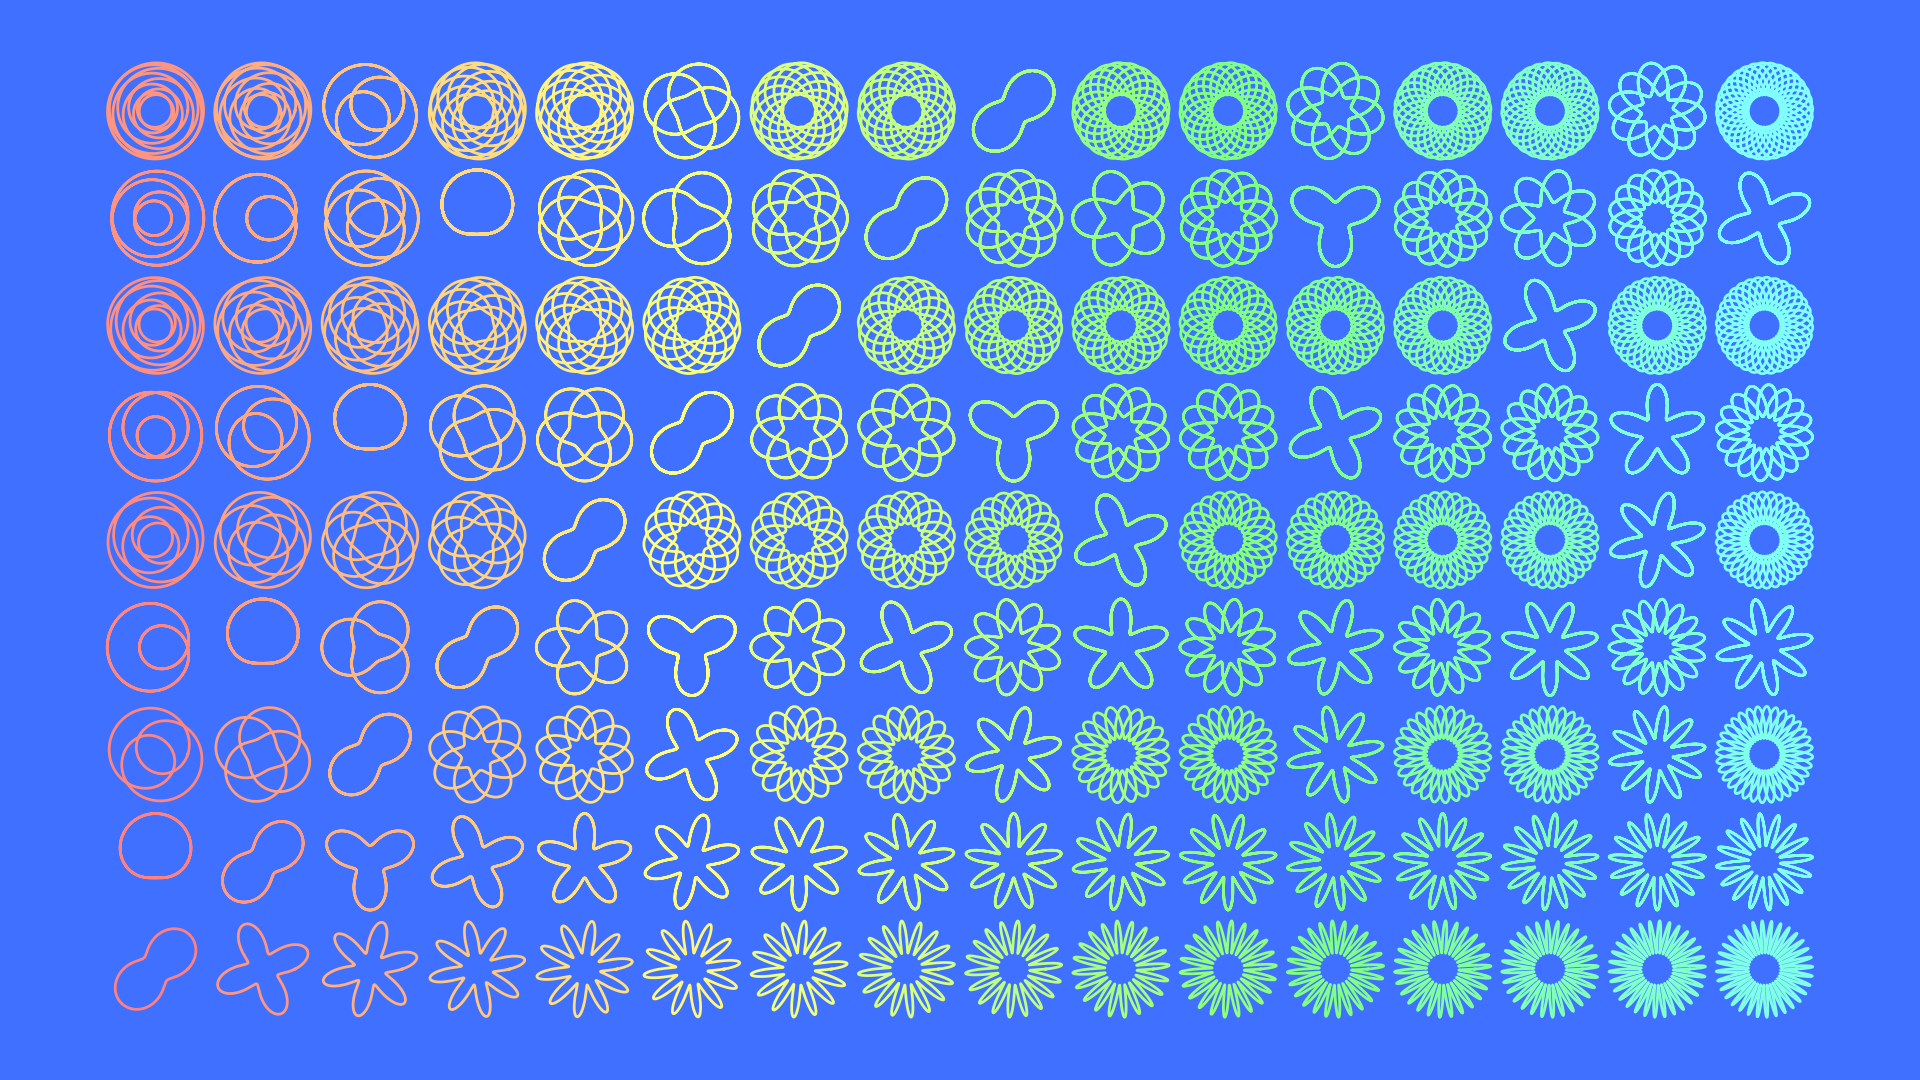

Here is the Python script that generated this plot:
from pathlib import Path

import matplotlib.pyplot as plt
import numpy as np


def hsv2rgb(h: float, s: float, v: float) -> str:
    rgb: np.ndarray = np.round(255 * ((np.clip(np.abs(np.modf(h + np.array([0, 2, 1]) / 3)[0] * 6 - 3) - 1, 0, 1) - 1) * s + 1) * v).astype(int)
    return "#" + "".join(f"{i:02x}" for i in rgb)


def main() -> None:
    # config
    fp: Path = Path(__file__).resolve().with_suffix(".png")
    plt.rcParams["figure.dpi"] = 100
    plt.rcParams["figure.figsize"] = [19.2, 10.8]
    bgc: str = hsv2rgb(0.625, 0.75, 1)
    # generate figure
    fig: plt.Figure
    ax: plt.Axes
    fig, ax = plt.subplots()
    # plot
    k: int = 0
    for i in range(16):
        for j in range(9):
            n: int = 1 + j
            t: np.ndarray = np.linspace(0, n*2*np.pi, 1+n*3600, endpoint=True)
            r: np.ndarray = 1 + np.cos(t*(1+i)/n) * np.sin(t*(1+i)/n)
            r *= 0.3
            x: np.ndarray = r * np.cos(t)
            y: np.ndarray = r * np.sin(t)
            ax.plot(x+i, y+j, linewidth=2, color=hsv2rgb(k/288, 0.5, 1))
            k += 1
    # arrange
    #ax.set_xlim(0, 1)
    #ax.set_ylim(0, 1)
    ax.axis("off")
    ax.set_aspect("equal")
    ax.set_facecolor(bgc)
    fig.set_facecolor(bgc)
    fig.tight_layout()
    # output
    fig.savefig(fp)
    plt.cla()
    plt.clf()
    plt.close(fig)
    return None


if __name__ == "__main__":
    main()
